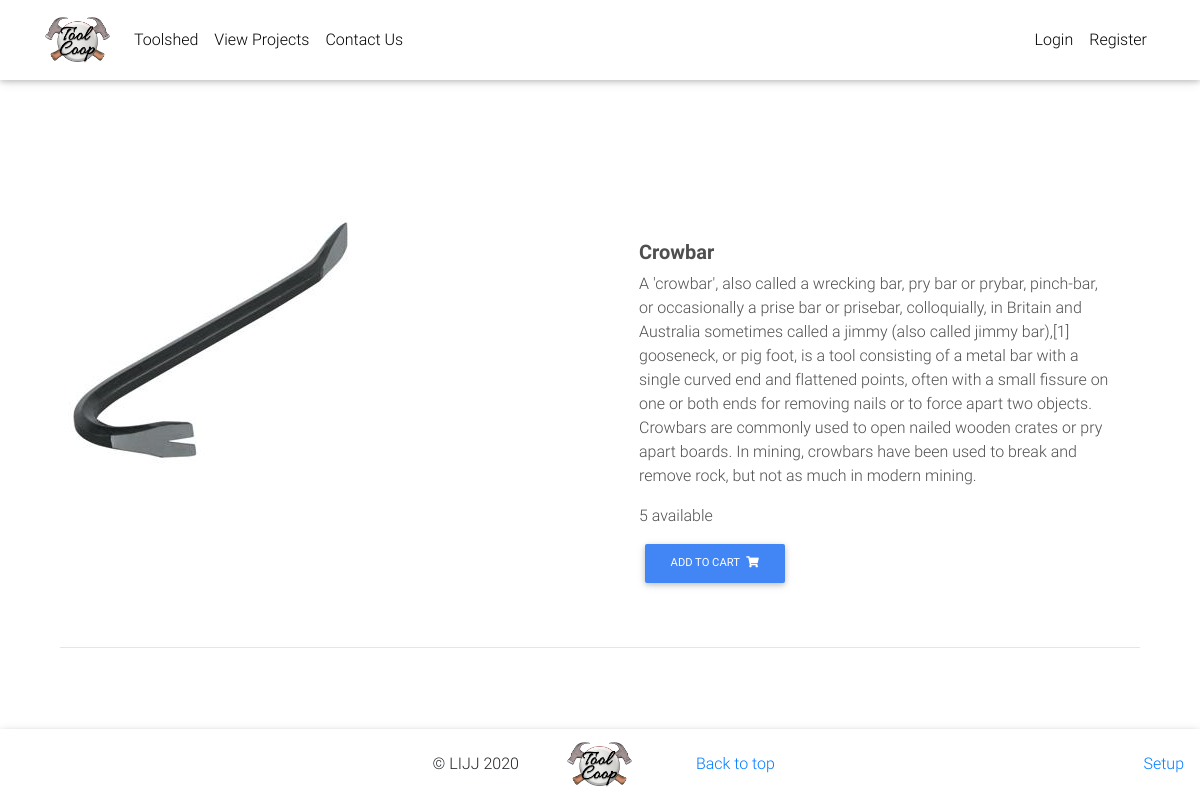
/products/crowbar, run on the app's committed database.
### backend/models.py (models this page shows, shortened)
class ToolType(models.Model):
    type_name = models.CharField(max_length=100)
    description = models.TextField()
    image = models.ImageField(default='default.jpg', upload_to='tool_pics')
    slug = models.SlugField(unique=True)
    def get_add_to_cart_url(self):
        return reverse("add-to-cart", kwargs={
            'slug': self.slug
        })
    def get_available(self):
        return self.tool_set.all().filter(is_available=True)

class Tool(models.Model):
    tool_type = models.ForeignKey(ToolType, on_delete=models.CASCADE)
    is_available = models.BooleanField (default=True)

### backend/views.py (the view)
# urls.py: path('products/<slug>', view_product, name='product'),
def view_product(request, slug):
    if request.method == 'POST':
        tool = ToolType.objects.get(slug=slug)
        t_form= ToolTypeForm(request.POST or None, request.FILES, instance=tool)
        if t_form.is_valid():
            t_form.save()
        context={
            'object': tool,
            't_form': t_form
        }
        return render(request,"backend/product-page.html", context)
    else:
        tool = ToolType.objects.get(slug=slug)
        t_form= ToolTypeForm(instance=tool,initial={ 'quantity': len(tool.tool_set.all()) })
        context={
            'object': tool,
            't_form': t_form
        }
        return render(request,"backend/product-page.html", context)

### backend/templates/backend/product-page.html (shortened to what this page needs)
{% extends "backend/base.html" %}
{% load crispy_forms_tags %}
{% block content %}
  <div class="mt-5 pt-4">
    <div class="container dark-grey-text mt-5">
      <div class="row wow fadeIn">
        <div class="col-md-6 mb-4">
          <img src="{{ object.image.url }}" class="img-fluid" alt="object.type_name">
        </div>
        <div class="col-md-6 mb-4">
          <div class="p-4">
            <h1 class="lead font-weight-bold">{{object.type_name}}</h1>
            <p>{{ object.description }}</p>
            <p>{{ object.get_available | length }}  available</p>
            <a href="{{ object.get_add_to_cart_url }}" class="btn btn-primary btn-md my-0 p" >Add to cart
              <i class="fas fa-shopping-cart ml-1"></i>
            </a>
          </div>
        </div>
      </div>
      <hr>
    </div>
  </div>
  {% endblock content %}

### backend/templates/backend/base.html (style rules this page uses)
html, body, header, .carousel { height: 60vh; }

### data on the page
ToolType: image (picture), type_name "Crowbar", description "A 'crowbar', also called a wrecking bar, pry bar or prybar, pinch-bar, or occasionally a prise bar or prisebar, colloquially, in Britain and Australia sometimes called a jimmy (also called jimmy bar),[1] gooseneck, or pig foot, is a tool consisting of a metal bar with a single curved end and flattened points, often with a small fissure on one or both ends for removing nails or to force apart two objects. Crowbars are commonly used to open nailed wooden crates or pry apart boards. In mining, crowbars have been used to break and remove rock, but not as much in modern mining.", get_available|length "5"
